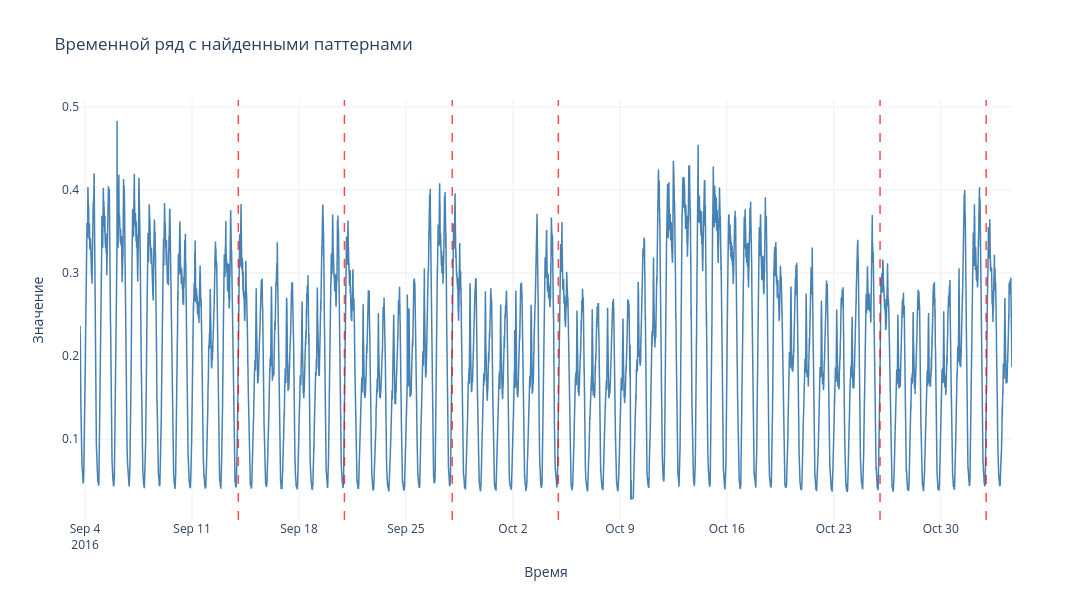

Notebook code for this chart:
### Code cell
# Создаем фигуру
fig = go.Figure()

# Добавляем основной график
fig.add_trace(go.Scatter(
    x=time_series2.index,
    y=time_series2['value_0'].values,
    mode='lines',
    name='Временной ряд',
    line=dict(color='steelblue', width=1.5)
))

# Добавляем вертикальные линии для каждого найденного паттерна
for idx in top3_idx:
    # Левая граница
    fig.add_vline(
        x=time_series2.index[idx],
        line_dash="dash",
        line_color="red",
        opacity=0.7,
        line_width=1.5
    )
    # Правая граница
    fig.add_vline(
        x=time_series2.index[idx + SIZE],
        line_dash="dash",
        line_color="red",
        opacity=0.7,
        line_width=1.5
    )

# Настройки оформления
fig.update_layout(
    title='Временной ряд с найденными паттернами',
    xaxis_title='Время',
    yaxis_title='Значение',
    hovermode='x unified',
    template='plotly_white',
    width=1200,
    height=600
)
fig.show()

### Figure 1 — Plotly figure (JSON) as saved in the notebook; plotly's stock layout.template omitted (floating-point values rounded to 4 significant figures; data arrays with more than 128 entries replaced by an {"elided": "..."} marker saying what was removed)
{"data": [{"line": {"color": "steelblue", "width": 1.5}, "mode": "lines", "name": "Временной ряд", "type": "scatter", "x": {"elided": "17568 str values"}, "y": {"elided": "17568 float values"}}], "layout": {"height": 600, "hovermode": "x unified", "shapes": [{"line": {"color": "red", "dash": "dash", "width": 1.5}, "opacity": 0.7, "type": "line", "x0": "2016-10-26T00:40:00", "x1": "2016-10-26T00:40:00", "xref": "x", "y0": 0, "y1": 1, "yref": "y domain"}, {"line": {"color": "red", "dash": "dash", "width": 1.5}, "opacity": 0.7, "type": "line", "x0": "2016-11-01T23:20:00", "x1": "2016-11-01T23:20:00", "xref": "x", "y0": 0, "y1": 1, "yref": "y domain"}, {"line": {"color": "red", "dash": "dash", "width": 1.5}, "opacity": 0.7, "type": "line", "x0": "2016-09-28T00:40:00", "x1": "2016-09-28T00:40:00", "xref": "x", "y0": 0, "y1": 1, "yref": "y domain"}, {"line": {"color": "red", "dash": "dash", "width": 1.5}, "opacity": 0.7, "type": "line", "x0": "2016-10-04T23:20:00", "x1": "2016-10-04T23:20:00", "xref": "x", "y0": 0, "y1": 1, "yref": "y domain"}, {"line": {"color": "red", "dash": "dash", "width": 1.5}, "opacity": 0.7, "type": "line", "x0": "2016-09-14T00:40:00", "x1": "2016-09-14T00:40:00", "xref": "x", "y0": 0, "y1": 1, "yref": "y domain"}, {"line": {"color": "red", "dash": "dash", "width": 1.5}, "opacity": 0.7, "type": "line", "x0": "2016-09-20T23:20:00", "x1": "2016-09-20T23:20:00", "xref": "x", "y0": 0, "y1": 1, "yref": "y domain"}], "title": {"text": "Временной ряд с найденными паттернами"}, "width": 1200, "xaxis": {"title": {"text": "Время"}}, "yaxis": {"title": {"text": "Значение"}}}}
